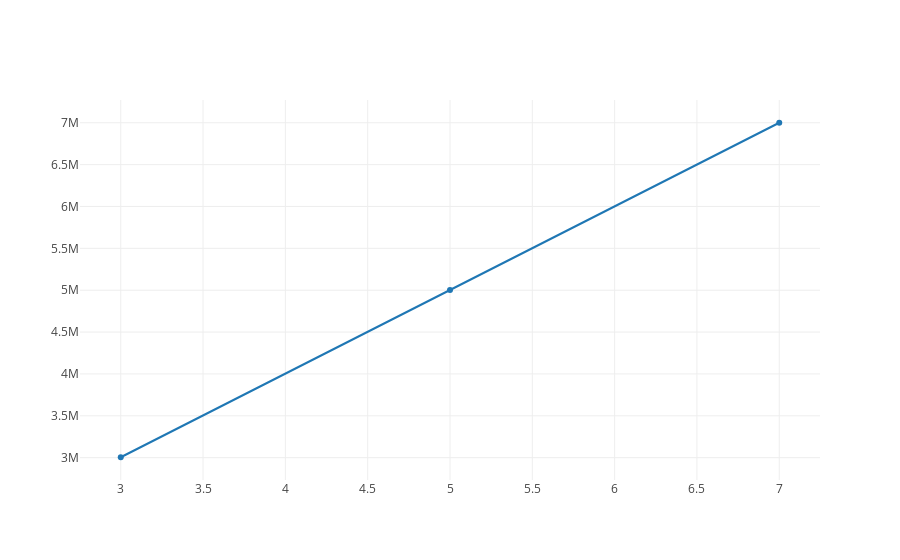

Notebook source saved alongside this figure:
### Code cell
from plotly.offline import download_plotlyjs, init_notebook_mode, plot, iplot
import plotly.graph_objs as go
init_notebook_mode(connected=True)
data = [
    go.Scatter(
        x=foo['run_size'],
        y=foo['time.inclusive.duration']
        
    )
]
iplot(data)

### Figure 1 — Plotly figure (JSON) as saved in the notebook; plotly's stock layout.template omitted (floating-point values rounded to 4 significant figures)
{"data": [{"type": "scatter", "x": [7, 3, 5], "y": [7000143, 3005160, 5001708]}], "layout": {}}
